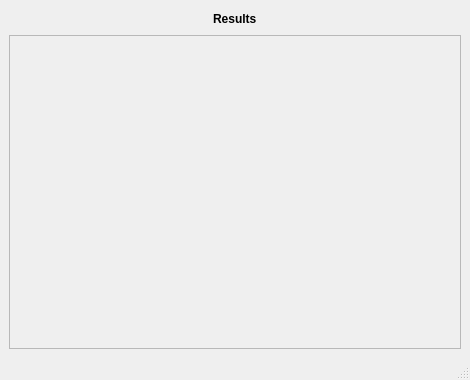
<?xml version="1.0" encoding="UTF-8"?>
<ui version="4.0">
 <class>MainWindow</class>
 <widget class="QMainWindow" name="MainWindow">
  <property name="geometry">
   <rect>
    <x>0</x>
    <y>0</y>
    <width>470</width>
    <height>380</height>
   </rect>
  </property>
  <property name="windowTitle">
   <string>Results</string>
  </property>
  <widget class="QWidget" name="centralwidget">
   <layout class="QVBoxLayout" name="verticalLayout">
    <item>
     <layout class="QHBoxLayout" name="horizontalLayout">
      <item>
       <spacer name="horizontalSpacer_2">
        <property name="orientation">
         <enum>Qt::Horizontal</enum>
        </property>
        <property name="sizeHint" stdset="0">
         <size>
          <width>40</width>
          <height>20</height>
         </size>
        </property>
       </spacer>
      </item>
      <item>
       <widget class="QLabel" name="label">
        <property name="font">
         <font>
          <weight>75</weight>
          <bold>true</bold>
         </font>
        </property>
        <property name="text">
         <string>Results</string>
        </property>
       </widget>
      </item>
      <item>
       <spacer name="horizontalSpacer">
        <property name="orientation">
         <enum>Qt::Horizontal</enum>
        </property>
        <property name="sizeHint" stdset="0">
         <size>
          <width>40</width>
          <height>20</height>
         </size>
        </property>
       </spacer>
      </item>
     </layout>
    </item>
    <item>
     <widget class="QTextEdit" name="textEdit">
      <property name="enabled">
       <bool>false</bool>
      </property>
     </widget>
    </item>
   </layout>
  </widget>
  <widget class="QStatusBar" name="statusbar"/>
 </widget>
 <resources/>
 <connections/>
</ui>
